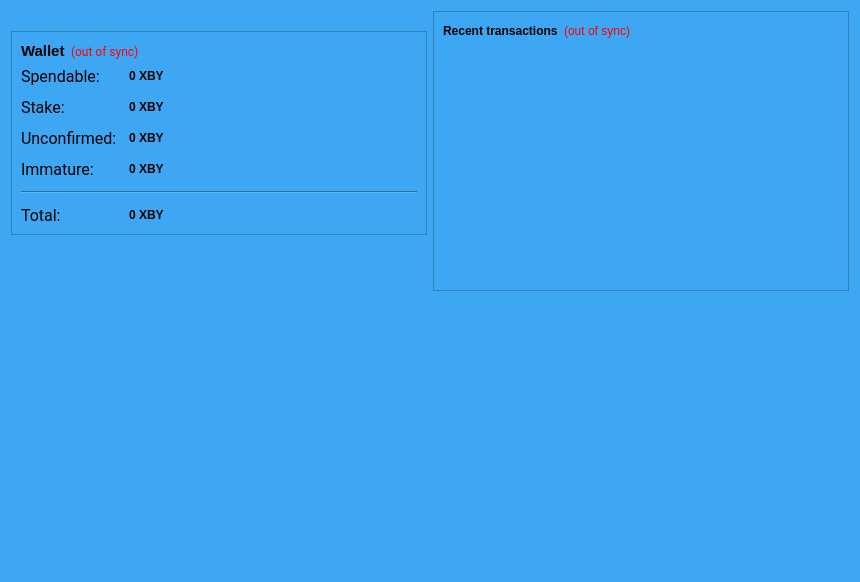
<?xml version="1.0" encoding="UTF-8"?>
<ui version="4.0">
 <class>OverviewPage</class>
 <widget class="QWidget" name="OverviewPage">
  <property name="geometry">
   <rect>
    <x>0</x>
    <y>0</y>
    <width>860</width>
    <height>582</height>
   </rect>
  </property>
  <property name="windowTitle">
   <string>Form</string>
  </property>
  <property name="styleSheet">
   <string notr="true">background-color: rgb(62, 167, 244);</string>
  </property>
  <layout class="QHBoxLayout" name="horizontalLayout" stretch="1,1">
   <item>
    <layout class="QVBoxLayout" name="verticalLayout_2">
     <item>
      <widget class="QLabel" name="label_2">
       <property name="autoFillBackground">
        <bool>false</bool>
       </property>
       <property name="text">
        <string/>
       </property>
       <property name="pixmap">
        <pixmap resource="../xtrabytes.qrc">:/icons/coinbg</pixmap>
       </property>
       <property name="scaledContents">
        <bool>false</bool>
       </property>
       <property name="margin">
        <number>0</number>
       </property>
      </widget>
     </item>
     <item>
      <widget class="QFrame" name="frame">
       <property name="frameShape">
        <enum>QFrame::StyledPanel</enum>
       </property>
       <property name="frameShadow">
        <enum>QFrame::Raised</enum>
       </property>
       <layout class="QVBoxLayout" name="verticalLayout_4">
        <item>
         <layout class="QHBoxLayout" name="horizontalLayout_4">
          <item>
           <widget class="QLabel" name="label_5">
            <property name="font">
             <font>
              <pointsize>11</pointsize>
              <weight>75</weight>
              <bold>true</bold>
             </font>
            </property>
            <property name="text">
             <string>Wallet</string>
            </property>
           </widget>
          </item>
          <item>
           <widget class="QLabel" name="labelWalletStatus">
            <property name="font">
             <font>
              <family>Roboto</family>
             </font>
            </property>
            <property name="toolTip">
             <string>The displayed information may be out of date. Your wallet automatically synchronizes with the xtrabytes network after a connection is established, but this process has not completed yet.</string>
            </property>
            <property name="styleSheet">
             <string notr="true">QLabel { color: red; }</string>
            </property>
            <property name="text">
             <string notr="true">(out of sync)</string>
            </property>
            <property name="alignment">
             <set>Qt::AlignLeading|Qt::AlignLeft|Qt::AlignVCenter</set>
            </property>
           </widget>
          </item>
          <item>
           <spacer name="horizontalSpacer_2">
            <property name="orientation">
             <enum>Qt::Horizontal</enum>
            </property>
            <property name="sizeHint" stdset="0">
             <size>
              <width>40</width>
              <height>20</height>
             </size>
            </property>
           </spacer>
          </item>
         </layout>
        </item>
        <item>
         <layout class="QFormLayout" name="formLayout_2">
          <property name="fieldGrowthPolicy">
           <enum>QFormLayout::AllNonFixedFieldsGrow</enum>
          </property>
          <property name="horizontalSpacing">
           <number>12</number>
          </property>
          <property name="verticalSpacing">
           <number>12</number>
          </property>
          <item row="0" column="0">
           <widget class="QLabel" name="label">
            <property name="font">
             <font>
              <family>Roboto</family>
              <pointsize>12</pointsize>
             </font>
            </property>
            <property name="text">
             <string>Spendable:</string>
            </property>
           </widget>
          </item>
          <item row="0" column="1">
           <widget class="QLabel" name="labelBalance">
            <property name="font">
             <font>
              <weight>75</weight>
              <bold>true</bold>
             </font>
            </property>
            <property name="cursor">
             <cursorShape>IBeamCursor</cursorShape>
            </property>
            <property name="toolTip">
             <string>Your current spendable balance</string>
            </property>
            <property name="text">
             <string notr="true">0 XBY</string>
            </property>
            <property name="textInteractionFlags">
             <set>Qt::LinksAccessibleByMouse|Qt::TextSelectableByKeyboard|Qt::TextSelectableByMouse</set>
            </property>
           </widget>
          </item>
          <item row="1" column="0">
           <widget class="QLabel" name="label_6">
            <property name="font">
             <font>
              <family>Roboto</family>
              <pointsize>12</pointsize>
             </font>
            </property>
            <property name="text">
             <string>Stake:</string>
            </property>
           </widget>
          </item>
          <item row="1" column="1">
           <widget class="QLabel" name="labelStake">
            <property name="font">
             <font>
              <weight>75</weight>
              <bold>true</bold>
             </font>
            </property>
            <property name="cursor">
             <cursorShape>IBeamCursor</cursorShape>
            </property>
            <property name="toolTip">
             <string>Total of coins that was staked, and do not yet count toward the current balance</string>
            </property>
            <property name="text">
             <string notr="true">0 XBY</string>
            </property>
            <property name="textInteractionFlags">
             <set>Qt::LinksAccessibleByMouse|Qt::TextSelectableByKeyboard|Qt::TextSelectableByMouse</set>
            </property>
           </widget>
          </item>
          <item row="2" column="0">
           <widget class="QLabel" name="label_3">
            <property name="font">
             <font>
              <family>Roboto</family>
              <pointsize>12</pointsize>
             </font>
            </property>
            <property name="text">
             <string>Unconfirmed:</string>
            </property>
           </widget>
          </item>
          <item row="2" column="1">
           <widget class="QLabel" name="labelUnconfirmed">
            <property name="font">
             <font>
              <weight>75</weight>
              <bold>true</bold>
             </font>
            </property>
            <property name="cursor">
             <cursorShape>IBeamCursor</cursorShape>
            </property>
            <property name="toolTip">
             <string>Total of transactions that have yet to be confirmed, and do not yet count toward the current balance</string>
            </property>
            <property name="text">
             <string notr="true">0 XBY</string>
            </property>
            <property name="textInteractionFlags">
             <set>Qt::LinksAccessibleByMouse|Qt::TextSelectableByKeyboard|Qt::TextSelectableByMouse</set>
            </property>
           </widget>
          </item>
          <item row="3" column="0">
           <widget class="QLabel" name="labelImmatureText">
            <property name="font">
             <font>
              <family>Roboto</family>
              <pointsize>12</pointsize>
             </font>
            </property>
            <property name="text">
             <string>Immature:</string>
            </property>
           </widget>
          </item>
          <item row="3" column="1">
           <widget class="QLabel" name="labelImmature">
            <property name="font">
             <font>
              <weight>75</weight>
              <bold>true</bold>
             </font>
            </property>
            <property name="toolTip">
             <string>Mined balance that has not yet matured</string>
            </property>
            <property name="text">
             <string notr="true">0 XBY</string>
            </property>
            <property name="textInteractionFlags">
             <set>Qt::LinksAccessibleByMouse|Qt::TextSelectableByKeyboard|Qt::TextSelectableByMouse</set>
            </property>
           </widget>
          </item>
          <item row="4" column="0" colspan="2">
           <widget class="Line" name="line">
            <property name="orientation">
             <enum>Qt::Horizontal</enum>
            </property>
           </widget>
          </item>
          <item row="5" column="0">
           <widget class="QLabel" name="labelTotalText">
            <property name="font">
             <font>
              <family>Roboto</family>
              <pointsize>12</pointsize>
             </font>
            </property>
            <property name="text">
             <string>Total:</string>
            </property>
           </widget>
          </item>
          <item row="5" column="1">
           <widget class="QLabel" name="labelTotal">
            <property name="font">
             <font>
              <weight>75</weight>
              <bold>true</bold>
             </font>
            </property>
            <property name="cursor">
             <cursorShape>IBeamCursor</cursorShape>
            </property>
            <property name="toolTip">
             <string>Your current total balance</string>
            </property>
            <property name="text">
             <string notr="true">0 XBY</string>
            </property>
            <property name="textInteractionFlags">
             <set>Qt::LinksAccessibleByMouse|Qt::TextSelectableByKeyboard|Qt::TextSelectableByMouse</set>
            </property>
           </widget>
          </item>
         </layout>
        </item>
       </layout>
      </widget>
     </item>
     <item>
      <spacer name="verticalSpacer">
       <property name="orientation">
        <enum>Qt::Vertical</enum>
       </property>
       <property name="sizeHint" stdset="0">
        <size>
         <width>20</width>
         <height>40</height>
        </size>
       </property>
      </spacer>
     </item>
    </layout>
   </item>
   <item>
    <layout class="QVBoxLayout" name="verticalLayout_3">
     <item>
      <widget class="QFrame" name="frame_2">
       <property name="frameShape">
        <enum>QFrame::StyledPanel</enum>
       </property>
       <property name="frameShadow">
        <enum>QFrame::Raised</enum>
       </property>
       <layout class="QVBoxLayout" name="verticalLayout">
        <item>
         <layout class="QHBoxLayout" name="horizontalLayout_2">
          <item>
           <widget class="QLabel" name="label_4">
            <property name="text">
             <string>&lt;b&gt;Recent transactions&lt;/b&gt;</string>
            </property>
           </widget>
          </item>
          <item>
           <widget class="QLabel" name="labelTransactionsStatus">
            <property name="toolTip">
             <string>The displayed information may be out of date. Your wallet automatically synchronizes with the xtrabytes network after a connection is established, but this process has not completed yet.</string>
            </property>
            <property name="styleSheet">
             <string notr="true">QLabel { color: red; }</string>
            </property>
            <property name="text">
             <string notr="true">(out of sync)</string>
            </property>
            <property name="alignment">
             <set>Qt::AlignRight|Qt::AlignTrailing|Qt::AlignVCenter</set>
            </property>
           </widget>
          </item>
          <item>
           <spacer name="horizontalSpacer">
            <property name="orientation">
             <enum>Qt::Horizontal</enum>
            </property>
            <property name="sizeHint" stdset="0">
             <size>
              <width>40</width>
              <height>20</height>
             </size>
            </property>
           </spacer>
          </item>
         </layout>
        </item>
        <item>
         <widget class="QListView" name="listTransactions">
          <property name="styleSheet">
           <string notr="true">QListView { background: transparent; }</string>
          </property>
          <property name="frameShape">
           <enum>QFrame::NoFrame</enum>
          </property>
          <property name="verticalScrollBarPolicy">
           <enum>Qt::ScrollBarAlwaysOff</enum>
          </property>
          <property name="horizontalScrollBarPolicy">
           <enum>Qt::ScrollBarAlwaysOff</enum>
          </property>
          <property name="selectionMode">
           <enum>QAbstractItemView::NoSelection</enum>
          </property>
         </widget>
        </item>
       </layout>
      </widget>
     </item>
     <item>
      <spacer name="verticalSpacer_2">
       <property name="orientation">
        <enum>Qt::Vertical</enum>
       </property>
       <property name="sizeHint" stdset="0">
        <size>
         <width>20</width>
         <height>40</height>
        </size>
       </property>
      </spacer>
     </item>
    </layout>
   </item>
  </layout>
 </widget>
 <resources>
  <include location="../xtrabytes.qrc"/>
 </resources>
 <connections/>
</ui>
